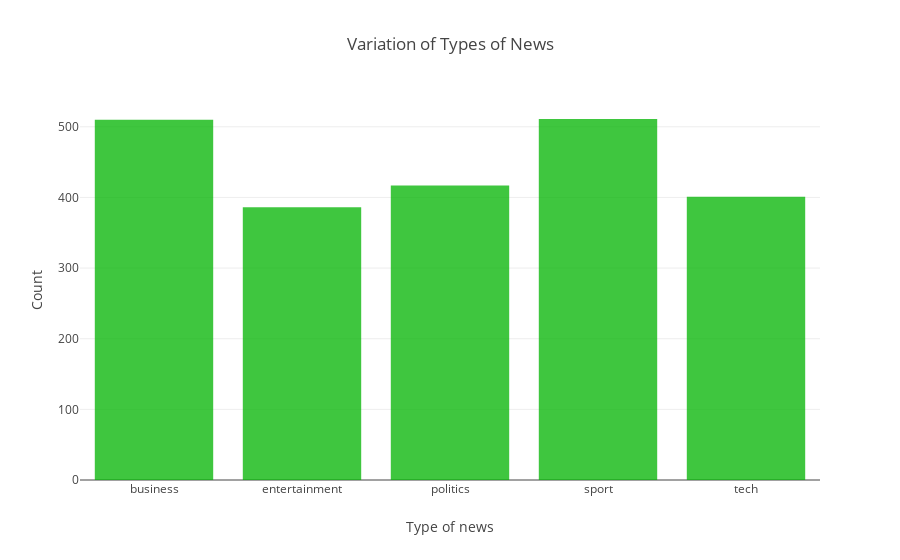

The notebook cell saved with this chart:
### Code cell
import plotly as py

from plotly.offline import init_notebook_mode, iplot
import plotly.graph_objs as go

import os
init_notebook_mode(connected=True)


trace1 = go.Histogram(
    x=df['type'], opacity=0.75, name="2011", marker=dict(color='rgb(0, 180, 0)'))
data = [trace1]
layout = dict(
    title='Variation of Types of News',
    xaxis=dict(title='Type of news'),
    yaxis=dict(title='Count'),
)
fig = go.Figure(data=data, layout=layout)
iplot(fig)

### Figure 1 — Plotly figure (JSON) as saved in the notebook; plotly's stock layout.template omitted (floating-point values rounded to 4 significant figures; data arrays with more than 128 entries replaced by an {"elided": "..."} marker saying what was removed)
{"data": [{"marker": {"color": "rgb(0, 180, 0)"}, "name": "2011", "opacity": 0.75, "type": "histogram", "uid": "f9455220-3db6-4d1a-bfee-8e70aa0da458", "x": {"elided": "2225 str values"}}], "layout": {"title": {"text": "Variation of Types of News"}, "xaxis": {"title": {"text": "Type of news"}}, "yaxis": {"title": {"text": "Count"}}}}
